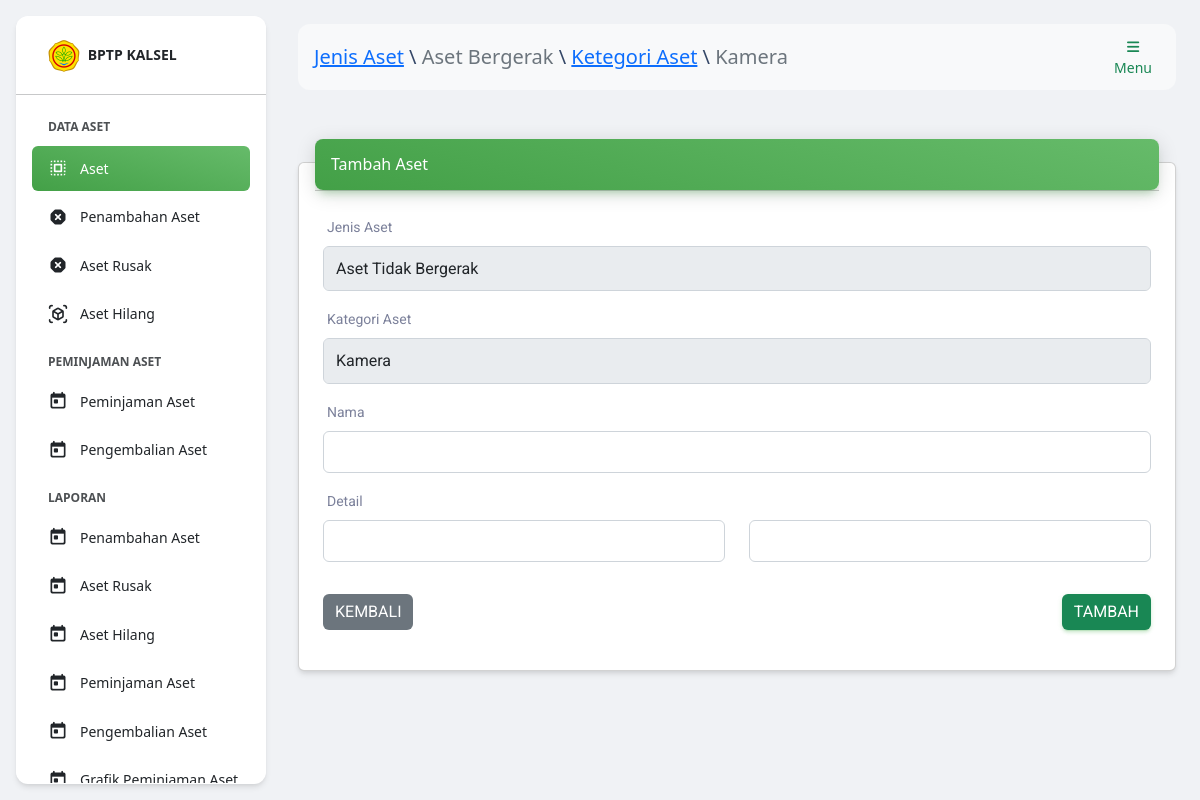
Page /index.php?h=tambah_aset&id_kategori_aset=1&id_jenis_aset=2 (signed in) on the committed database.
### tables this page shows
CREATE TABLE `jenis_aset`(
    id BIGINT UNSIGNED AUTO_INCREMENT,
    nama VARCHAR(255),
    PRIMARY KEY(id)
);

CREATE TABLE `kategori_aset`(
    id BIGINT UNSIGNED AUTO_INCREMENT,
    id_jenis_aset BIGINT UNSIGNED,
    nama VARCHAR(255),
    PRIMARY KEY(id),
    FOREIGN KEY (id_jenis_aset) REFERENCES jenis_aset (id) ON DELETE CASCADE
);

### index.php (the view, shortened to what this page needs)
<?php
include_once('database/koneksi.php');
?>
<!DOCTYPE html>
<html lang="en">
<head>
    <link href="./assets/css/nucleo-icons.css" rel="stylesheet" />
    <link href="./assets/css/nucleo-svg.css" rel="stylesheet" />
    <link id="pagestyle" href="./assets/css/material-dashboard.css?v=3.0.4" rel="stylesheet" />
    <link rel="stylesheet" href="https://cdnjs.cloudflare.com/ajax/libs/twitter-bootstrap/5.2.0/css/bootstrap.min.css">
    <link rel="stylesheet" href="https://cdn.datatables.net/1.12.1/css/dataTables.bootstrap5.min.css">
    <?php include_once('komponen/js.php'); ?>
</head>
<body class="g-sidenav-show bg-gray-200">
    <?php
    if ($_SESSION['user']['status'] == 1 || $_SESSION['user']['status'] == 2 || $_SESSION['user']['status'] == 4) {
        if (isset($_GET['h'])) {
            if (in_array($_GET['h'], ['aset', 'tambah_aset', 'edit_aset', 'detail_aset'])) {
                $jenis_aset = $mysqli->query("SELECT * FROM jenis_aset WHERE id=" . $_GET['id_jenis_aset'])->fetch_assoc();
                $kategori_aset = $mysqli->query("SELECT * FROM kategori_aset WHERE id=" . $_GET['id_kategori_aset'])->fetch_assoc();
                $navbar = "<a href='?h=jenis_aset'>Jenis Aset</a> \\ <span class='text-muted'>" . $jenis_aset['nama'] . "</span> \\ <a href='?h=kategori_aset&id_jenis_aset=" . $jenis_aset['id'] . "'>Ketegori Aset</a> \\ <span class='text-muted'>" . $kategori_aset['nama'] . "</span>";
            }
            if ($_GET['h'] === 'aset') $page = 'halaman/aset/index.php';
            elseif ($_GET['h'] === 'tambah_aset') $page = 'halaman/aset/tambah.php';
            elseif ($_GET['h'] === 'edit_aset') $page = 'halaman/aset/edit.php';
            elseif ($_GET['h'] === 'hapus_aset') $page = 'halaman/aset/hapus.php';
            elseif ($_GET['h'] === 'detail_aset') $page = 'halaman/aset/detail_aset.php';
        }
    }
    ?>
    <?php
    if ($_SESSION['user']['status'] == 1 || $_SESSION['user']['status'] == 2 || $_SESSION['user']['status'] == 4) include_once('komponen/sidebar.php'); ?>
    <main class="main-content position-relative max-height-vh-100 h-100 border-radius-lg ">
        <?php include_once('komponen/navbar.php'); ?>
        <div class="container-fluid py-4">
            <?php
            include_once($page);
            ?>
        </div>
    </main>
</body>
</html>

### halaman/aset/tambah.php (shortened to what this page needs)
<?php
$query = "
    SELECT
        ka.nama kategori_aset,
        ja.nama jenis_aset
    FROM
        kategori_aset ka
    INNER JOIN
        jenis_aset ja
    ON
        ja.id=ka.id_jenis_aset
    WHERE
        ka.id=" . $_GET['id_kategori_aset'] . "
";
$result = $mysqli->query($query)->fetch_assoc();
?>
<div class="container-fluid py-4">
    <div class="row">
        <div class="col-12">
            <div class="card my-4">
                <div class="card-header p-0 position-relative mt-n4 mx-3 z-index-2">
                    <div class="bg-gradient-success shadow-success border-radius-lg p-3 d-flex justify-content-between align-items-center">
                        <h6 class="text-white text-capitalize m-0">Tambah Aset</h6>
                    </div>
                </div>
                <div class="card-body">
                    <form action="" method="POST">
                        <div class="mb-3">
                            <label class="form-label">Jenis Aset</label>
                            <input type="text" class="form-control" disabled value="<?= $result['jenis_aset']; ?>">
                        </div>
                        <div class="mb-3">
                            <label class="form-label">Kategori Aset</label>
                            <input type="text" class="form-control" disabled value="<?= $result['kategori_aset']; ?>">
                        </div>
                        <div class="mb-3">
                            <label for="nama" class="form-label">Nama</label>
                            <input type="text" class="form-control p-2" name="nama" id="nama" autocomplete="off" required>
                        </div>
                        <div class="mb-3">
                            <label class="form-label">Detail</label>
                            <div class="row" id="detail">
                                <div class="col-6 mb-3">
                                    <input type="text" class="form-control p-2" name="detail[]" autocomplete="off">
                                </div>
                                <div class="col-6 mb-3">
                                    <input type="text" class="form-control p-2" name="detail[]" autocomplete="off">
                                </div>
                            </div>
                        </div>
                        <div class="d-flex justify-content-between">
                            <a href="?h=aset&id_jenis_aset=<?= $_GET['id_jenis_aset'] ?>&id_kategori_aset=<?= $_GET['id_kategori_aset'] ?>" class="btn btn-secondary">Kembali</a>
                            <button type="submit" name="submit" class="btn btn-success">Tambah</button>
                        </div>
                    </form>
                </div>
            </div>
        </div>
    </div>
</div>

### index.php (style rules this page uses)
.btn-secondary, .btn-secondary:hover, .btn-secondary:focus { box-shadow: none; }

### rows in the picture
jenis_aset: nama "Aset Bergerak"
kategori_aset: nama "Kamera", id_jenis_aset.nama "Aset Tidak Bergerak"
